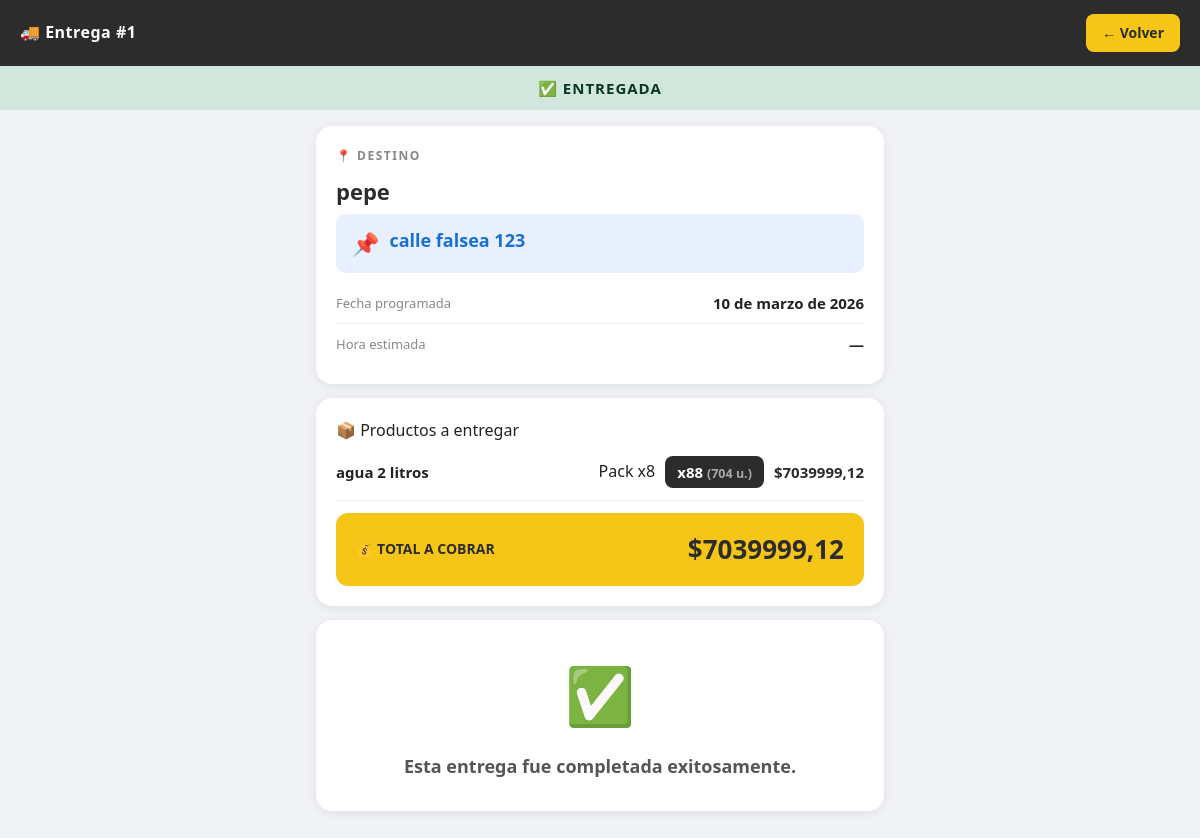
The page /chofer/venta/1/ (signed in) on the database its author committed.
### stock/models.py (models this page shows, shortened)
class Ventas(models.Model):
    ESTADO_CHOICES = [
        ('pendiente', 'Pendiente'),
        ('confirmada', 'Confirmada'),
        ('enviada', 'Enviada'),      # Aquí se descuenta stock
        ('entregada', 'Entregada'),
        ('cancelada', 'Cancelada'),
    ]
    METODO_PAGO_CHOICES = [
        ('efectivo', 'Efectivo'),
        ('transferencia', 'Transferencia'),
        ('tarjeta_credito', 'Tarjeta de Crédito'),
        ('tarjeta_debito', 'Tarjeta de Débito'),
        ('cuenta_corriente', 'Cuenta Corriente'),
    ]
    usuario_creador = models.ForeignKey(
        User,
        on_delete=models.SET_NULL,
        null=True,
        blank=True,
        related_name='ventas_creadas',
        verbose_name="Usuario creador"
    )
    cliente = models.ForeignKey(
        'Cliente',
        on_delete=models.CASCADE,
        verbose_name="Cliente"
    )
    chofer = models.ForeignKey(
        'Chofer',
        on_delete=models.SET_NULL,
        null=True,
        blank=True,
        verbose_name="Chofer Asignado"
    )
    fecha_envio_programada = models.DateField(
        blank=True,
        null=True,
        verbose_name="Fecha Programada de Envío"
    )
    hora_envio_programada = models.TimeField(
        blank=True,
        null=True,
        verbose_name="Hora Programada de Envío"
    )
    fecha_creacion = models.DateTimeField(
        auto_now_add=True,
        verbose_name="Fecha de Creación"
    )
    fecha_envio = models.DateTimeField(
        blank=True,
        null=True,
        verbose_name="Fecha Real de Envío"
    )
    estado = models.CharField(
        max_length=20,
        choices=ESTADO_CHOICES,
        default='pendiente',
        verbose_name="Estado"
    )
    metodo_pago = models.CharField(
        max_length=30,
        choices=METODO_PAGO_CHOICES,
        default='efectivo',
        verbose_name="Método de Pago"
    )
    valor_total = models.DecimalField(
        max_digits=10,
        decimal_places=2,
        default=0,
        verbose_name="Valor Total"
    )
    notas = models.TextField(
        blank=True,
        null=True,
        verbose_name="Notas"
    )
    class Meta:
        verbose_name = "Venta"
        verbose_name_plural = "Ventas"
        ordering = ['-fecha_creacion']

class Cliente(models.Model):
    usuario = models.OneToOneField(
        settings.AUTH_USER_MODEL,
        on_delete=models.CASCADE,
        related_name='cliente'
    )
    nombre_completo = models.CharField(max_length=200, verbose_name="Nombre y Apellido")
    nombre_local = models.CharField(max_length=200, blank=True, null=True, verbose_name="Nombre del Local")
    cuil = models.CharField(
        max_length=13,
        blank=True,
        null=True,
        verbose_name="CUIL/CUIT",
        unique=True
    )
    email = models.EmailField(unique=True, blank=True, null=True)
    telefono = models.CharField(max_length=20, blank=True, null=True)
    direccion = models.TextField(blank=True, null=True)
    fecha_registro = models.DateTimeField(auto_now_add=True)

class DetalleVenta(models.Model):
    venta = models.ForeignKey(Ventas, on_delete=models.CASCADE, related_name='detalles')
    producto = models.ForeignKey(Producto, on_delete=models.CASCADE)
    presentacion = models.ForeignKey(
        PresentacionProducto,
        on_delete=models.SET_NULL,
        null=True,
        blank=True,
        verbose_name="Presentación"
    )
    cantidad = models.PositiveIntegerField()  # Cantidad de esa presentación
    precio_unitario = models.DecimalField(max_digits=10, decimal_places=2)
    subtotal = models.DecimalField(max_digits=10, decimal_places=2)
    @property
    def unidades_totales_descontadas(self):
        if self.presentacion:
            return self.cantidad * self.presentacion.cantidad_unidades
        return self.cantidad

class Producto(models.Model):
    nombre = models.CharField(max_length=100)
    tipo = models.ForeignKey(TipoProducto, on_delete=models.CASCADE)
    cantidad = models.IntegerField(default=0)
    valor = models.DecimalField(max_digits=10, decimal_places=2)
    valor_compra = models.DecimalField(
        max_digits=10,
        decimal_places=2,
        verbose_name="Precio de Compra",
        default=0.00  # Valor por defecto
    )
    umbral_alerta = models.PositiveIntegerField(
        default=5,
        verbose_name="Stock Mínimo de Alerta"
    )
    fecha_modificacion = models.DateTimeField(auto_now=True)

class PresentacionProducto(models.Model):
    producto = models.ForeignKey(
        Producto,
        on_delete=models.CASCADE,
        related_name='presentaciones'
    )
    nombre = models.CharField(
        max_length=100,
        verbose_name="Nombre de Presentación",
        help_text="Ej: Unidad, Pack x6, Pack x8, Caja x24"
    )
    cantidad_unidades = models.PositiveIntegerField(
        verbose_name="Cantidad de Unidades",
        help_text="Cuántas unidades de stock representa esta presentación"
    )
    precio_venta = models.DecimalField(
        max_digits=10,
        decimal_places=2,
        verbose_name="Precio de Venta"
    )
    precio_compra = models.DecimalField(
        max_digits=10,
        decimal_places=2,
        default=0.00,
        verbose_name="Precio de Compra"
    )
    activo = models.BooleanField(default=True)
    class Meta:
        verbose_name = "Presentación de Producto"
        verbose_name_plural = "Presentaciones de Producto"
        unique_together = ('producto', 'nombre')

### stock/views.py (the view, shortened to what this page needs)
# urls.py: path('chofer/venta/<int:venta_id>/', views.chofer_detalle_venta_confirmada, name='chofer_detalle_venta_confirmada'),
@login_required
def chofer_detalle_venta_confirmada(request, venta_id):
    chofer_id = request.session.get('chofer_id')
    if not chofer_id:
        return redirect('acceso_chofer')
    venta    = get_object_or_404(Ventas, id=venta_id, chofer_id=chofer_id)
    detalles = venta.detalles.select_related('producto', 'presentacion').all()
    return render(request, 'choferes/detalle_venta_confirmada.html', {
        'venta':        venta,
        'detalles':     detalles,
        'metodos_pago': Ventas.METODO_PAGO_CHOICES,
    })

### stock/templates/choferes/detalle_venta_confirmada.html (shortened to what this page needs)
{% load static %}
<!DOCTYPE html>
<html lang="es">
<head>
    <link rel="stylesheet" href="{% static 'css/style.css' %}">
</head>
<body>
    <div class="top-bar">
        <div class="titulo">🚚 Entrega #{{ venta.id }}</div>
        <a href="{% url 'panel_chofer' %}" class="btn-volver">← Volver</a>
    </div>
    <div class="estado-badge estado-{{ venta.estado }}">
        {% if venta.estado == 'confirmada' %}⏳{% elif venta.estado == 'enviada' %}🚚{% elif venta.estado == 'entregada' %}✅{% else %}❌{% endif %}
        {{ venta.get_estado_display|upper }}
    </div>
    <div class="page">
        <div class="card-cliente">
            <div class="seccion-titulo">📍 Destino</div>
            <div class="dato-grande">{{ venta.cliente.nombre_completo }}</div>
            <a href="https://www.google.com/maps/search/?api=1&query={{ venta.cliente.direccion|urlencode }}"
               target="_blank" style="text-decoration:none;">
                <div class="direccion-grande">
                    <span class="icono">📌</span>
                    <span>{{ venta.cliente.direccion|default:"Sin dirección" }}</span>
                </div>
            </a>
            <div class="dato-fila">
                <span class="label">Fecha programada</span>
                <span class="valor">{{ venta.fecha_envio_programada|default:"—" }}</span>
            </div>
            <div class="dato-fila">
                <span class="label">Hora estimada</span>
                <span class="valor">{{ venta.hora_envio_programada|default:"—" }}</span>
            </div>
        </div>
        <div class="card-productos">
            <div class="seccion-titulo">📦 Productos a entregar</div>
            {% for detalle in detalles %}
            <div class="producto-item">
                <span class="producto-nombre">{{ detalle.producto.nombre }}</span>
                {% if detalle.presentacion %}
                <span class="producto-presentacion">{{ detalle.presentacion.nombre }}</span>
                {% endif %}
                <span class="producto-cant">
                    x{{ detalle.cantidad }}
                    {% if detalle.presentacion %}
                        <small style="color:#aaa;">({{ detalle.unidades_totales_descontadas }} u.)</small>
                    {% endif %}
                </span>
                <span class="producto-subtotal">${{ detalle.subtotal }}</span>
            </div>
            {% endfor %}
            <div class="total-box">
                <span class="label">💰 TOTAL A COBRAR</span>
                <span class="monto">${{ venta.valor_total }}</span>
            </div>
        </div>
        {% if venta.estado == 'confirmada' or venta.estado == 'enviada' %}
        <div class="card-accion">
            <div class="seccion-titulo">🔄 Actualizar entrega</div>
            <form method="POST">
                {% csrf_token %}
                {% if venta.estado == 'confirmada' %}
                    <input type="hidden" name="estado" value="enviada">
                {% elif venta.estado == 'enviada' %}
                    <input type="hidden" name="estado" value="entregada">
                {% endif %}
                <label class="field-label">💳 Método de pago</label>
                <select name="metodo_pago" class="select-grande" required>
                    {% for valor, etiqueta in metodos_pago %}
                    <option value="{{ valor }}" {% if venta.metodo_pago == valor %}selected{% endif %}>
                        {{ etiqueta }}
                    </option>
                    {% endfor %}
                </select>
                <label class="field-label">💬 Comentario (opcional)</label>
                <textarea name="notas_adicionales" class="textarea-grande" rows="3"
                    placeholder="Ej: No había nadie, dejé con vecino..."></textarea>
                {% if venta.estado == 'confirmada' %}
                <button type="submit" class="btn-enviada">
                    🚚 YA SALÍ A ENTREGAR
                </button>
                {% elif venta.estado == 'enviada' %}
                <button type="submit" class="btn-entregada">
                    ✅ ENTREGA COMPLETADA
                </button>
                {% endif %}
            </form>
        </div>
        {% else %}
        <div class="estado-final">
            {% if venta.estado == 'entregada' %}
                <div class="icono-grande">✅</div>
                <div class="texto">Esta entrega fue completada exitosamente.</div>
            {% else %}
                <div class="icono-grande">❌</div>
                <div class="texto">Esta venta fue cancelada.</div>
            {% endif %}
        </div>
        {% endif %}
    </div>
</body>
</html>

### stock/static/css/style.css (style rules this page uses)
:root { --amarillo: #F5C518; --amarillo-hover: #e0b415; --amarillo-claro: #fffbea; --gris-oscuro: #2c2c2c; --gris-medio: #666; --gris-claro: #f5f5f5; --primary-color: #2c2c2c; --primary-hover: #1a1a1a; --primary-light: #424242; --accent-color: #F5C518; --accent-hover: #e0b415; --accent-light: #fffbea; --secondary-color: #666; --secondary-hover: #555; --success-color: #10b981; --success-hover: #059669; --danger-color: #ef4444; --danger-hover: #dc2626; --warning-color: #f59e0b; --bg-body: #e8e8e8; --bg-card: #ffffff; --bg-header: #ffffff; --bg-hover: #fffbea; --text-main: #2c2c2c; --text-muted: #666; --text-light: #aaa; --text-white: #ffffff; --text-accent: #F5C518; --border-color: #e2e8f0; --border-light: #f1f5f9; --border-accent: #F5C518; --radius-sm: 10px; --radius-md: 15px; --radius-lg: 18px; --shadow-sm: 0 4px 15px rgba(0,0,0,0.05); --shadow-md: 0 6px 28px rgba(0,0,0,0.10); --shadow-lg: 0 10px 30px rgba(0,0,0,0.12); --transition-fast: all 0.2s ease-in-out; --transition-base: all 0.25s ease-in-out; --space-xs: 0.5rem; --space-sm: 0.75rem; --space-md: 1rem; --space-lg: 1.5rem; --space-xl: 2rem; }
* { margin: 0; padding: 0; box-sizing: border-box; }
html { font-size: 16px; scroll-behavior: smooth; }
body { font-family: 'Barlow', sans-serif; background: #e8e8e8; color: var(--text-main); line-height: 1.6; -webkit-font-smoothing: antialiased; min-height: 100vh; padding-bottom: 50px; animation: fadeIn 0.35s ease-out; }
a { text-decoration: none; color: var(--primary-color); transition: var(--transition-fast); }

### rows shown on the page
Ventas: id "1", estado "ENTREGADA", cliente.nombre_completo "pepe", cliente.direccion "calle falsea 123", fecha_envio_programada "10 de marzo de 2026", hora_envio_programada "—", valor_total "7039999,12"
DetalleVenta: producto.nombre "agua 2 litros", presentacion.nombre "Pack x8", cantidad "88", unidades_totales_descontadas "704", subtotal "7039999,12"
